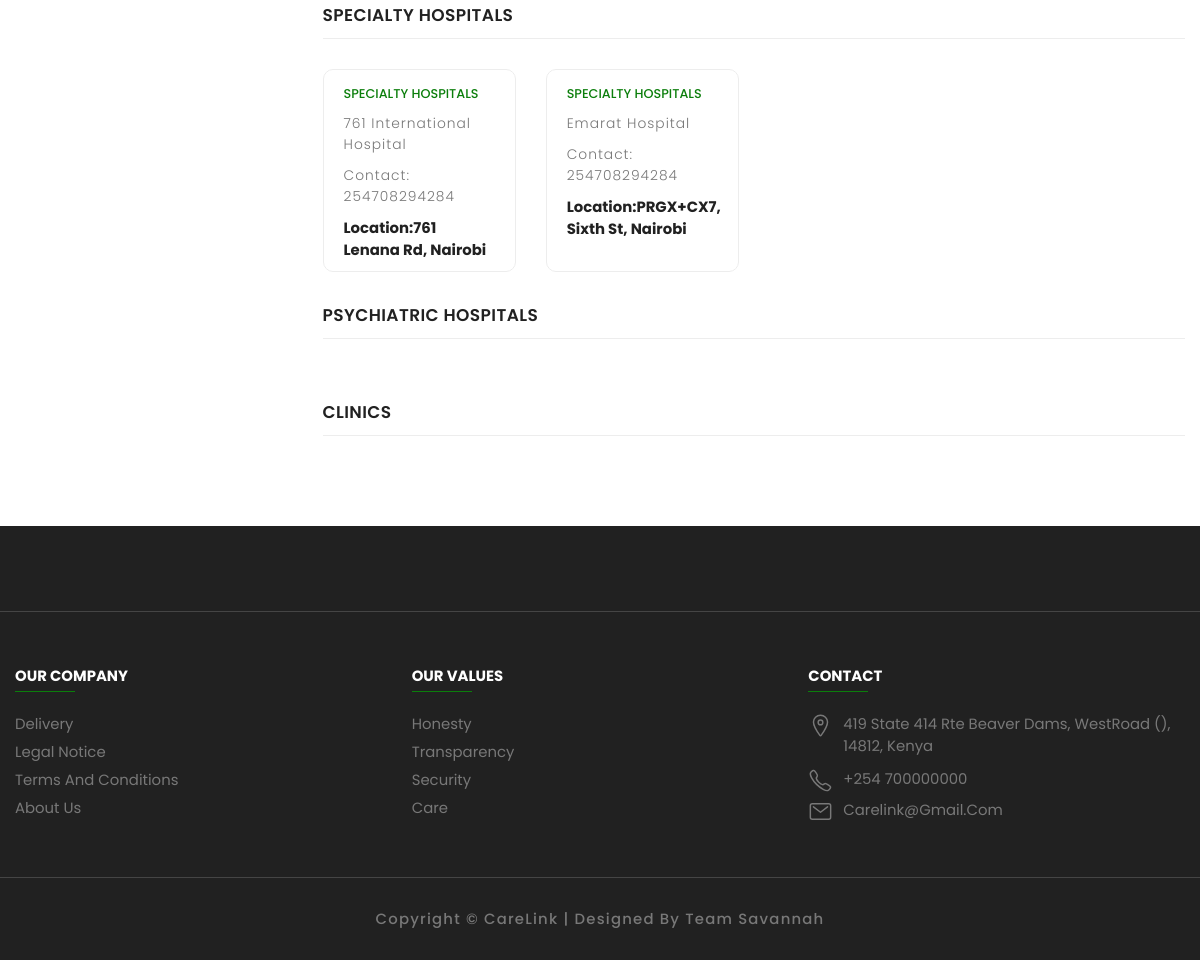
/ (lower part), run on an earlier commit of the app's database.
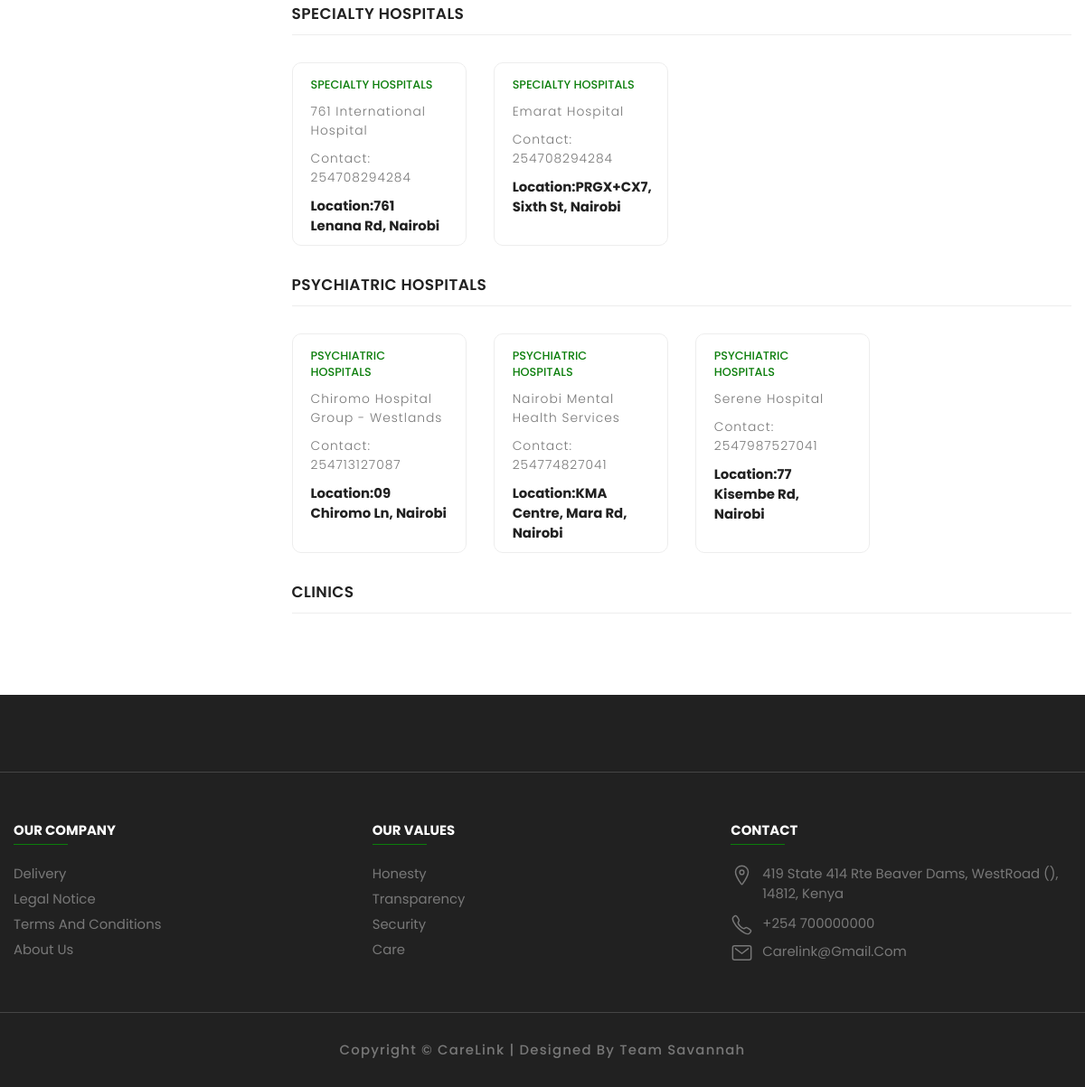
And on a later commit of the database.
### store/models.py (models this page shows, shortened)
class Hospital(models.Model):
    hospital_name = models.CharField(max_length=200)
    location = models.CharField(max_length=200)
    phone_number = models.CharField(max_length=200)
    email = models.EmailField(default="hospital@gmail.com")
    website = models.URLField(default="https://www.google.com/")
    services_offered = models.CharField(null=True, max_length=50000,default="Support Services, Diagnostic Services,Maternity Services,  Pediatric Services")
    ambulance_available = models.BooleanField(default=False)
    ambulance_contacts = models.CharField(max_length=50000)
    vacancies_available = models.BooleanField(default=False)
    slug = models.SlugField(max_length=200, unique=True)
    description = models.TextField(max_length=500, blank=True, default="Lorem Ipsum is simply dummy text of the printing and typesetting industry. Lorem Ipsum has been the industry's standard dummy text ever since the 1500s, when an unknown printer took a galley of type and scrambled it to make a type specimen book. It has survived not only five centuries")
    image = models.ImageField(upload_to='photos/products', blank=True)
    is_available = models.BooleanField(default = True)
    home_available = models.BooleanField(default = False)
    home_general = models.BooleanField(default = False)
    home_specialty = models.BooleanField(default = False)
    home_psychiatric = models.BooleanField(default = False)
    home_clinic = models.BooleanField(default = False)
    affordable = models.BooleanField(default = False)
    top_rated = models.BooleanField(default = False)
    new = models.BooleanField(default = False)
    category = models.ForeignKey(Category,on_delete=models.CASCADE)
    created_date = models.DateTimeField(auto_now_add=True)
    modified_date = models.DateTimeField(auto_now_add=True)
    hospital_appointments = models.ManyToManyField('Appointment', related_name='hospitals')
    service_provided = models.ManyToManyField('ServiceProvided', related_name='hospitals')
    accepted_paymentservices = models.ManyToManyField('PaymentService', related_name='hospitals')
    def get_url(self):
        return reverse('product_detail', args=[self.category.slug, self.slug])

### category/models.py (models this page shows)
class Category(models.Model):
    category_name = models.CharField(max_length=50, unique=True)
    slug = models.SlugField(unique=True, max_length=100)
    description = models.TextField(blank=True, max_length=500)
    cat_image = models.ImageField(upload_to='photos/categories/',null=True, blank=True)
    class Meta:
        verbose_name = 'category'
        verbose_name_plural = 'categories'
    def get_url(self):
        return reverse('products_by_category', args=[self.slug])
    def __str__(self):
        return self.category_name

### dabec/views.py (the view)
# urls.py: 2. Add a URL to urlpatterns:  path('', views.home, name='home')
def home(request):
    home_general = Hospital.objects.all().filter(home_general = True)
    home_specialty = Hospital.objects.all().filter(home_specialty = True)
    home_psychiatric = Hospital.objects.all().filter(home_psychiatric = True)
    home_clinic = Hospital.objects.all().filter(home_clinic = True)
    top_rated = Hospital.objects.all().filter(top_rated = True)
    new = Hospital.objects.all().filter(new = True)
    context = {
        'home_general': home_general,
        'home_specialty':home_specialty,
        'top_rated':top_rated,
        'new':new,
        'home_psychiatric': home_psychiatric,
        'home_clinic':home_clinic,
    }
    return render(request, 'index.html', context)

### category/context_processors.py (called while the page is built)
def menu_links(request):
    links = Category.objects.all()
    return dict(links=links)

### templates/index.html (shortened to what this page needs)
{% extends 'base.html' %}
{% block content %}
{% load static %}
<main>
    <div class="product-container">
      <div class="container">
        <div class="product-box">
          <div class="product-main">
            <h2 class="title" style="text-transform: uppercase;">SPECIALTY HOSPITALS</h2>
            <div class="product-grid">
              {% for specialty in home_specialty%}
              <div class="showcase">
                <div class="showcase-content">
                  <a href="{{specialty.category.get_url}}" class="showcase-category">{{ specialty.category }}</a>
                  <h3>
                    <a href="{{ specialty.get_url }}" class="showcase-title">{{ specialty.hospital_name }}</a>
                  </h3>
                  <h3>
                    <a href="#" class="showcase-title">Contact: {{ specialty.phone_number }}</a>
                  </h3>
                  <div class="price-box">
                    <p class="price">Location:{{ specialty.location }}</p>
                  </div>
                </div>
              </div>
              {% endfor %}
            </div>
          </div>
          <div class="product-main">
            <h2 class="title" style="text-transform: uppercase;">PSYCHIATRIC HOSPITALS</h2>
            <div class="product-grid">
              {% for psychiatric in home_psychiatric%}
              <div class="showcase">
                <div class="showcase-content">
                  <a href="{{psychiatric.category.get_url}}" class="showcase-category">{{ psychiatric.category }}</a>
                  <h3>
                    <a href="{{ psychiatric.get_url }}" class="showcase-title">{{ psychiatric.hospital_name }}</a>
                  </h3>
                  <h3>
                    <a href="#" class="showcase-title">Contact: {{ psychiatric.phone_number }}</a>
                  </h3>
                  <div class="price-box">
                    <p class="price">Location:{{ psychiatric.location }}</p>
                  </div>
                </div>
              </div>
              {% endfor %}
            </div>
          </div>
          <div class="product-main">
            <h2 class="title" style="text-transform: uppercase;">CLINICS</h2>
          </div>
        </div>
      </div>
    </div>
  </main>
{% endblock content %}

What changed in the data, as far as the page shows it:
added Hospital: category "PSYCHIATRIC HOSPITALS", hospital_name "Chiromo Hospital Group - Westlands", phone_number "254713127087", location "09 Chiromo Ln, Nairobi"
added Hospital: category "PSYCHIATRIC HOSPITALS", hospital_name "Nairobi Mental Health Services", phone_number "254774827041", location "KMA Centre, Mara Rd, Nairobi"
added Hospital: category "PSYCHIATRIC HOSPITALS", hospital_name "Serene Hospital", phone_number "2547987527041", location "77 Kisembe Rd, Nairobi"
